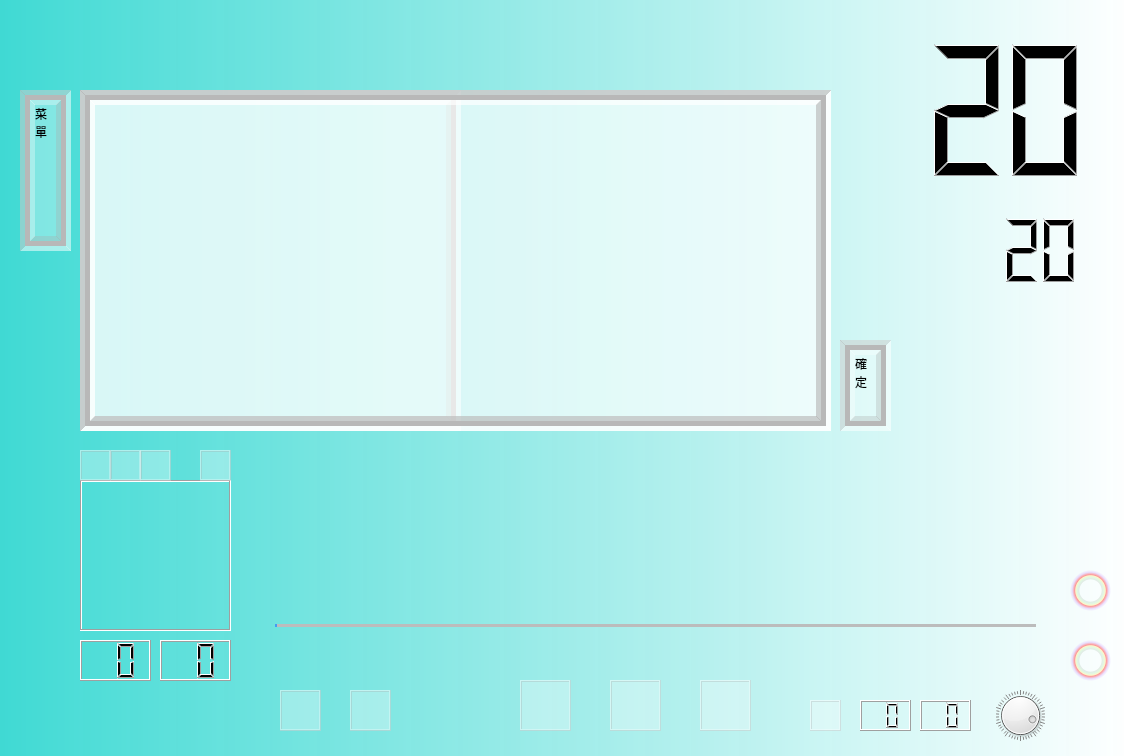
<?xml version="1.0" encoding="UTF-8"?>
<ui version="4.0">
 <class>MainWindow</class>
 <widget class="QMainWindow" name="MainWindow">
  <property name="windowModality">
   <enum>Qt::WindowModal</enum>
  </property>
  <property name="enabled">
   <bool>true</bool>
  </property>
  <property name="geometry">
   <rect>
    <x>0</x>
    <y>0</y>
    <width>1124</width>
    <height>756</height>
   </rect>
  </property>
  <property name="font">
   <font>
    <family>Arial</family>
   </font>
  </property>
  <property name="focusPolicy">
   <enum>Qt::NoFocus</enum>
  </property>
  <property name="contextMenuPolicy">
   <enum>Qt::ActionsContextMenu</enum>
  </property>
  <property name="windowTitle">
   <string>音樂時鐘</string>
  </property>
  <property name="windowIcon">
   <iconset>
    <normaloff>:/Pictures/Saved Pictures/hiking-icelands-fields_4460x4460-1400x933.jpg</normaloff>:/Pictures/Saved Pictures/hiking-icelands-fields_4460x4460-1400x933.jpg</iconset>
  </property>
  <property name="windowOpacity">
   <double>2.000000000000000</double>
  </property>
  <property name="layoutDirection">
   <enum>Qt::LeftToRight</enum>
  </property>
  <property name="autoFillBackground">
   <bool>true</bool>
  </property>
  <property name="tabShape">
   <enum>QTabWidget::Triangular</enum>
  </property>
  <widget class="QWidget" name="centralwidget">
   <widget class="label_click" name="label">
    <property name="enabled">
     <bool>true</bool>
    </property>
    <property name="geometry">
     <rect>
      <x>-220</x>
      <y>-20</y>
      <width>1351</width>
      <height>781</height>
     </rect>
    </property>
    <property name="mouseTracking">
     <bool>false</bool>
    </property>
    <property name="tabletTracking">
     <bool>false</bool>
    </property>
    <property name="focusPolicy">
     <enum>Qt::TabFocus</enum>
    </property>
    <property name="contextMenuPolicy">
     <enum>Qt::CustomContextMenu</enum>
    </property>
    <property name="autoFillBackground">
     <bool>false</bool>
    </property>
    <property name="styleSheet">
     <string notr="true">background-color: qlineargradient(spread:repeat, x1:0, y1:0, x2:1, y2:0, stop:0 rgba(0, 207, 199, 226), stop:1 rgba(255, 255, 255, 255));
</string>
    </property>
    <property name="frameShape">
     <enum>QFrame::NoFrame</enum>
    </property>
    <property name="textFormat">
     <enum>Qt::RichText</enum>
    </property>
    <property name="pixmap">
     <pixmap resource="Resources.qrc">:/C:/Users/s7871/Pictures/Saved Pictures/gear-4606749_1280.jpg</pixmap>
    </property>
    <property name="scaledContents">
     <bool>true</bool>
    </property>
    <property name="alignment">
     <set>Qt::AlignCenter</set>
    </property>
    <property name="indent">
     <number>0</number>
    </property>
   </widget>
   <widget class="QLCDNumber" name="lcdNumber_2">
    <property name="geometry">
     <rect>
      <x>1000</x>
      <y>210</y>
      <width>81</width>
      <height>81</height>
     </rect>
    </property>
    <property name="mouseTracking">
     <bool>false</bool>
    </property>
    <property name="tabletTracking">
     <bool>false</bool>
    </property>
    <property name="styleSheet">
     <string notr="true">color: rgb(136, 232, 228);
color: qlineargradient(spread:pad, x1:0, y1:0, x2:1, y2:0, stop:0 rgba(0, 0, 0, 255), stop:1 rgba(255, 255, 255, 255));</string>
    </property>
    <property name="frameShape">
     <enum>QFrame::NoFrame</enum>
    </property>
    <property name="frameShadow">
     <enum>QFrame::Plain</enum>
    </property>
    <property name="lineWidth">
     <number>20</number>
    </property>
    <property name="midLineWidth">
     <number>20</number>
    </property>
    <property name="smallDecimalPoint">
     <bool>false</bool>
    </property>
    <property name="digitCount">
     <number>2</number>
    </property>
    <property name="segmentStyle">
     <enum>QLCDNumber::Filled</enum>
    </property>
    <property name="intValue" stdset="0">
     <number>20</number>
    </property>
   </widget>
   <widget class="QLabel" name="label_2">
    <property name="geometry">
     <rect>
      <x>270</x>
      <y>450</y>
      <width>761</width>
      <height>71</height>
     </rect>
    </property>
    <property name="styleSheet">
     <string notr="true">font: 87 12pt &quot;Arial Black&quot;;
color: rgb(25, 255, 240);</string>
    </property>
    <property name="text">
     <string/>
    </property>
    <property name="alignment">
     <set>Qt::AlignLeading|Qt::AlignLeft|Qt::AlignVCenter</set>
    </property>
    <property name="wordWrap">
     <bool>true</bool>
    </property>
    <property name="textInteractionFlags">
     <set>Qt::LinksAccessibleByMouse</set>
    </property>
   </widget>
   <widget class="label_click" name="label_3">
    <property name="geometry">
     <rect>
      <x>610</x>
      <y>680</y>
      <width>51</width>
      <height>51</height>
     </rect>
    </property>
    <property name="mouseTracking">
     <bool>true</bool>
    </property>
    <property name="toolTip">
     <string>播放暫停</string>
    </property>
    <property name="toolTipDuration">
     <number>-2</number>
    </property>
    <property name="statusTip">
     <string>播放暫停</string>
    </property>
    <property name="autoFillBackground">
     <bool>false</bool>
    </property>
    <property name="styleSheet">
     <string notr="true">background-color: qlineargradient(spread:repeat, x1:0, y1:0, x2:1, y2:0, stop:0 rgba(0, 207, 199, 226), stop:1 rgba(255, 255, 255, 255));
background-color: rgba(255, 255, 255, 80);</string>
    </property>
    <property name="frameShape">
     <enum>QFrame::Box</enum>
    </property>
    <property name="frameShadow">
     <enum>QFrame::Raised</enum>
    </property>
    <property name="text">
     <string/>
    </property>
    <property name="pixmap">
     <pixmap>:/Pictures/Saved Pictures/icon/icons8-play-button-50.png</pixmap>
    </property>
    <property name="scaledContents">
     <bool>true</bool>
    </property>
    <property name="alignment">
     <set>Qt::AlignCenter</set>
    </property>
    <property name="buddy">
     <cstring>label_3</cstring>
    </property>
   </widget>
   <widget class="label_click" name="label_4">
    <property name="geometry">
     <rect>
      <x>520</x>
      <y>680</y>
      <width>51</width>
      <height>51</height>
     </rect>
    </property>
    <property name="mouseTracking">
     <bool>true</bool>
    </property>
    <property name="toolTip">
     <string>上一首</string>
    </property>
    <property name="toolTipDuration">
     <number>-2</number>
    </property>
    <property name="statusTip">
     <string>上一首</string>
    </property>
    <property name="autoFillBackground">
     <bool>false</bool>
    </property>
    <property name="styleSheet">
     <string notr="true">background-color: qlineargradient(spread:repeat, x1:0, y1:0, x2:1, y2:0, stop:0 rgba(0, 207, 199, 226), stop:1 rgba(255, 255, 255, 255));
background-color: rgba(255, 255, 255, 80);</string>
    </property>
    <property name="frameShape">
     <enum>QFrame::Box</enum>
    </property>
    <property name="frameShadow">
     <enum>QFrame::Raised</enum>
    </property>
    <property name="text">
     <string/>
    </property>
    <property name="pixmap">
     <pixmap>:/Pictures/Saved Pictures/icon/icons8-skip-to-start-50.png</pixmap>
    </property>
    <property name="scaledContents">
     <bool>true</bool>
    </property>
    <property name="alignment">
     <set>Qt::AlignCenter</set>
    </property>
   </widget>
   <widget class="label_click" name="label_5">
    <property name="geometry">
     <rect>
      <x>700</x>
      <y>680</y>
      <width>51</width>
      <height>51</height>
     </rect>
    </property>
    <property name="mouseTracking">
     <bool>true</bool>
    </property>
    <property name="toolTip">
     <string>下一首</string>
    </property>
    <property name="toolTipDuration">
     <number>-2</number>
    </property>
    <property name="statusTip">
     <string>下一首</string>
    </property>
    <property name="autoFillBackground">
     <bool>false</bool>
    </property>
    <property name="styleSheet">
     <string notr="true">background-color: qlineargradient(spread:repeat, x1:0, y1:0, x2:1, y2:0, stop:0 rgba(0, 207, 199, 226), stop:1 rgba(255, 255, 255, 255));
background-color: rgba(255, 255, 255, 80);</string>
    </property>
    <property name="frameShape">
     <enum>QFrame::Box</enum>
    </property>
    <property name="frameShadow">
     <enum>QFrame::Raised</enum>
    </property>
    <property name="text">
     <string/>
    </property>
    <property name="pixmap">
     <pixmap>:/Pictures/Saved Pictures/icon/icons8-end-50.png</pixmap>
    </property>
    <property name="scaledContents">
     <bool>true</bool>
    </property>
    <property name="alignment">
     <set>Qt::AlignCenter</set>
    </property>
   </widget>
   <widget class="QLCDNumber" name="lcdNumber_3">
    <property name="geometry">
     <rect>
      <x>160</x>
      <y>640</y>
      <width>71</width>
      <height>41</height>
     </rect>
    </property>
    <property name="autoFillBackground">
     <bool>false</bool>
    </property>
    <property name="styleSheet">
     <string notr="true">font: 87 14pt &quot;Arial Black&quot;;</string>
    </property>
    <property name="frameShape">
     <enum>QFrame::Box</enum>
    </property>
    <property name="digitCount">
     <number>2</number>
    </property>
    <property name="segmentStyle">
     <enum>QLCDNumber::Filled</enum>
    </property>
   </widget>
   <widget class="QLCDNumber" name="lcdNumber_4">
    <property name="geometry">
     <rect>
      <x>80</x>
      <y>640</y>
      <width>71</width>
      <height>41</height>
     </rect>
    </property>
    <property name="autoFillBackground">
     <bool>false</bool>
    </property>
    <property name="styleSheet">
     <string notr="true">font: 14pt &quot;Arial&quot;;</string>
    </property>
    <property name="frameShape">
     <enum>QFrame::Box</enum>
    </property>
    <property name="digitCount">
     <number>2</number>
    </property>
    <property name="segmentStyle">
     <enum>QLCDNumber::Filled</enum>
    </property>
   </widget>
   <widget class="QLCDNumber" name="lcdNumber">
    <property name="geometry">
     <rect>
      <x>920</x>
      <y>30</y>
      <width>171</width>
      <height>161</height>
     </rect>
    </property>
    <property name="mouseTracking">
     <bool>false</bool>
    </property>
    <property name="tabletTracking">
     <bool>false</bool>
    </property>
    <property name="autoFillBackground">
     <bool>false</bool>
    </property>
    <property name="styleSheet">
     <string notr="true">color: qlineargradient(spread:pad, x1:0, y1:0, x2:1, y2:0, stop:0 rgba(0, 0, 0, 255), stop:1 rgba(255, 255, 255, 255));</string>
    </property>
    <property name="frameShape">
     <enum>QFrame::NoFrame</enum>
    </property>
    <property name="frameShadow">
     <enum>QFrame::Raised</enum>
    </property>
    <property name="lineWidth">
     <number>20</number>
    </property>
    <property name="midLineWidth">
     <number>20</number>
    </property>
    <property name="smallDecimalPoint">
     <bool>false</bool>
    </property>
    <property name="digitCount">
     <number>2</number>
    </property>
    <property name="segmentStyle">
     <enum>QLCDNumber::Filled</enum>
    </property>
    <property name="intValue" stdset="0">
     <number>20</number>
    </property>
   </widget>
   <widget class="QListWidget" name="listWidget">
    <property name="geometry">
     <rect>
      <x>80</x>
      <y>90</y>
      <width>751</width>
      <height>341</height>
     </rect>
    </property>
    <property name="mouseTracking">
     <bool>true</bool>
    </property>
    <property name="acceptDrops">
     <bool>true</bool>
    </property>
    <property name="styleSheet">
     <string notr="true">background-color: qlineargradient(spread:repeat, x1:0, y1:0, x2:1, y2:0, stop:0 rgba(0, 207, 199, 226), stop:1 rgba(255, 255, 255, 255));
background-color: rgba(255, 255, 255, 80);
font: 87 10pt &quot;Arial Black&quot;;
gridline-color: qradialgradient(spread:pad, cx:0.5, cy:0.5, radius:0.5, fx:0.5, fy:0.5, stop:0 rgba(0, 0, 0, 0), stop:0.52 rgba(0, 0, 0, 0), stop:0.565 rgba(82, 121, 76, 33), stop:0.65 rgba(159, 235, 148, 64), stop:0.721925 rgba(255, 238, 150, 129), stop:0.77 rgba(255, 128, 128, 204), stop:0.89 rgba(191, 128, 255, 64), stop:1 rgba(0, 0, 0, 0));</string>
    </property>
    <property name="frameShape">
     <enum>QFrame::Box</enum>
    </property>
    <property name="frameShadow">
     <enum>QFrame::Sunken</enum>
    </property>
    <property name="lineWidth">
     <number>5</number>
    </property>
    <property name="midLineWidth">
     <number>5</number>
    </property>
    <property name="alternatingRowColors">
     <bool>false</bool>
    </property>
    <property name="selectionMode">
     <enum>QAbstractItemView::SingleSelection</enum>
    </property>
    <property name="flow">
     <enum>QListView::TopToBottom</enum>
    </property>
    <property name="resizeMode">
     <enum>QListView::Adjust</enum>
    </property>
    <property name="layoutMode">
     <enum>QListView::SinglePass</enum>
    </property>
    <property name="viewMode">
     <enum>QListView::ListMode</enum>
    </property>
    <property name="batchSize">
     <number>100</number>
    </property>
    <property name="currentRow">
     <number>-1</number>
    </property>
    <property name="sortingEnabled">
     <bool>false</bool>
    </property>
   </widget>
   <widget class="label_click" name="label_6">
    <property name="geometry">
     <rect>
      <x>140</x>
      <y>450</y>
      <width>31</width>
      <height>31</height>
     </rect>
    </property>
    <property name="toolTip">
     <string>播放歌曲</string>
    </property>
    <property name="toolTipDuration">
     <number>-2</number>
    </property>
    <property name="statusTip">
     <string>播放歌曲</string>
    </property>
    <property name="autoFillBackground">
     <bool>false</bool>
    </property>
    <property name="styleSheet">
     <string notr="true">background-color: qlineargradient(spread:repeat, x1:0, y1:0, x2:1, y2:0, stop:0 rgba(0, 207, 199, 226), stop:1 rgba(255, 255, 255, 255));
background-color: rgba(255, 255, 255, 80);</string>
    </property>
    <property name="frameShape">
     <enum>QFrame::Box</enum>
    </property>
    <property name="frameShadow">
     <enum>QFrame::Raised</enum>
    </property>
    <property name="text">
     <string/>
    </property>
    <property name="pixmap">
     <pixmap>:/Pictures/Saved Pictures/icon/icons8-music-library-50.png</pixmap>
    </property>
    <property name="scaledContents">
     <bool>true</bool>
    </property>
    <property name="alignment">
     <set>Qt::AlignCenter</set>
    </property>
   </widget>
   <widget class="QDial" name="dial">
    <property name="geometry">
     <rect>
      <x>990</x>
      <y>690</y>
      <width>61</width>
      <height>51</height>
     </rect>
    </property>
    <property name="mouseTracking">
     <bool>true</bool>
    </property>
    <property name="tabletTracking">
     <bool>true</bool>
    </property>
    <property name="focusPolicy">
     <enum>Qt::ClickFocus</enum>
    </property>
    <property name="contextMenuPolicy">
     <enum>Qt::ActionsContextMenu</enum>
    </property>
    <property name="toolTip">
     <string>音量</string>
    </property>
    <property name="toolTipDuration">
     <number>-2</number>
    </property>
    <property name="statusTip">
     <string>音量</string>
    </property>
    <property name="autoFillBackground">
     <bool>false</bool>
    </property>
    <property name="styleSheet">
     <string notr="true"/>
    </property>
    <property name="maximum">
     <number>100</number>
    </property>
    <property name="value">
     <number>80</number>
    </property>
    <property name="sliderPosition">
     <number>80</number>
    </property>
    <property name="tracking">
     <bool>true</bool>
    </property>
    <property name="orientation">
     <enum>Qt::Horizontal</enum>
    </property>
    <property name="wrapping">
     <bool>true</bool>
    </property>
    <property name="notchTarget">
     <double>1.699999999999999</double>
    </property>
    <property name="notchesVisible">
     <bool>true</bool>
    </property>
   </widget>
   <widget class="label_click" name="label_7">
    <property name="geometry">
     <rect>
      <x>80</x>
      <y>480</y>
      <width>151</width>
      <height>151</height>
     </rect>
    </property>
    <property name="mouseTracking">
     <bool>true</bool>
    </property>
    <property name="tabletTracking">
     <bool>true</bool>
    </property>
    <property name="toolTip">
     <string>歌曲資訊</string>
    </property>
    <property name="toolTipDuration">
     <number>-2</number>
    </property>
    <property name="statusTip">
     <string>歌曲資訊</string>
    </property>
    <property name="layoutDirection">
     <enum>Qt::RightToLeft</enum>
    </property>
    <property name="autoFillBackground">
     <bool>false</bool>
    </property>
    <property name="frameShape">
     <enum>QFrame::Box</enum>
    </property>
    <property name="frameShadow">
     <enum>QFrame::Sunken</enum>
    </property>
    <property name="lineWidth">
     <number>1</number>
    </property>
    <property name="text">
     <string/>
    </property>
    <property name="scaledContents">
     <bool>true</bool>
    </property>
    <property name="alignment">
     <set>Qt::AlignLeading|Qt::AlignLeft|Qt::AlignTop</set>
    </property>
   </widget>
   <widget class="QLCDNumber" name="lcdNumber_5">
    <property name="geometry">
     <rect>
      <x>920</x>
      <y>700</y>
      <width>51</width>
      <height>31</height>
     </rect>
    </property>
    <property name="maximumSize">
     <size>
      <width>16777215</width>
      <height>16777212</height>
     </size>
    </property>
    <property name="mouseTracking">
     <bool>true</bool>
    </property>
    <property name="toolTipDuration">
     <number>-6</number>
    </property>
    <property name="frameShape">
     <enum>QFrame::Box</enum>
    </property>
    <property name="digitCount">
     <number>2</number>
    </property>
    <property name="segmentStyle">
     <enum>QLCDNumber::Filled</enum>
    </property>
    <property name="intValue" stdset="0">
     <number>2000</number>
    </property>
   </widget>
   <widget class="QLCDNumber" name="lcdNumber_6">
    <property name="geometry">
     <rect>
      <x>860</x>
      <y>700</y>
      <width>51</width>
      <height>31</height>
     </rect>
    </property>
    <property name="maximumSize">
     <size>
      <width>16777215</width>
      <height>16777212</height>
     </size>
    </property>
    <property name="mouseTracking">
     <bool>true</bool>
    </property>
    <property name="toolTipDuration">
     <number>-6</number>
    </property>
    <property name="frameShape">
     <enum>QFrame::Box</enum>
    </property>
    <property name="digitCount">
     <number>2</number>
    </property>
    <property name="segmentStyle">
     <enum>QLCDNumber::Filled</enum>
    </property>
    <property name="intValue" stdset="0">
     <number>2000</number>
    </property>
   </widget>
   <widget class="QLabel" name="label_8">
    <property name="geometry">
     <rect>
      <x>750</x>
      <y>640</y>
      <width>291</width>
      <height>41</height>
     </rect>
    </property>
    <property name="styleSheet">
     <string notr="true">font: 9pt &quot;Arial Black&quot;;
color: rgb(85, 255, 255);</string>
    </property>
    <property name="frameShape">
     <enum>QFrame::NoFrame</enum>
    </property>
    <property name="text">
     <string/>
    </property>
    <property name="alignment">
     <set>Qt::AlignRight|Qt::AlignTrailing|Qt::AlignVCenter</set>
    </property>
    <property name="wordWrap">
     <bool>true</bool>
    </property>
   </widget>
   <widget class="QLabel" name="label_9">
    <property name="geometry">
     <rect>
      <x>270</x>
      <y>530</y>
      <width>761</width>
      <height>71</height>
     </rect>
    </property>
    <property name="styleSheet">
     <string notr="true">font: 87 18pt &quot;Arial Black&quot;;
color: rgb(85, 255, 255);</string>
    </property>
    <property name="text">
     <string/>
    </property>
    <property name="alignment">
     <set>Qt::AlignLeading|Qt::AlignLeft|Qt::AlignTop</set>
    </property>
    <property name="wordWrap">
     <bool>true</bool>
    </property>
    <property name="buddy">
     <cstring>label_9</cstring>
    </property>
   </widget>
   <widget class="label_click" name="label_10">
    <property name="geometry">
     <rect>
      <x>110</x>
      <y>450</y>
      <width>31</width>
      <height>31</height>
     </rect>
    </property>
    <property name="toolTip">
     <string>歌詞/動態歌詞</string>
    </property>
    <property name="toolTipDuration">
     <number>-2</number>
    </property>
    <property name="statusTip">
     <string>歌詞/動態歌詞</string>
    </property>
    <property name="autoFillBackground">
     <bool>false</bool>
    </property>
    <property name="styleSheet">
     <string notr="true">background-color: qlineargradient(spread:repeat, x1:0, y1:0, x2:1, y2:0, stop:0 rgba(0, 207, 199, 226), stop:1 rgba(255, 255, 255, 255));
background-color: rgba(255, 255, 255, 80);</string>
    </property>
    <property name="frameShape">
     <enum>QFrame::Box</enum>
    </property>
    <property name="frameShadow">
     <enum>QFrame::Raised</enum>
    </property>
    <property name="text">
     <string/>
    </property>
    <property name="pixmap">
     <pixmap>:/Pictures/Saved Pictures/icon/icons8-singing-50.png</pixmap>
    </property>
    <property name="scaledContents">
     <bool>true</bool>
    </property>
    <property name="alignment">
     <set>Qt::AlignCenter</set>
    </property>
   </widget>
   <widget class="QTextEdit" name="textEdit">
    <property name="geometry">
     <rect>
      <x>80</x>
      <y>90</y>
      <width>381</width>
      <height>341</height>
     </rect>
    </property>
    <property name="styleSheet">
     <string notr="true">background-color: qlineargradient(spread:repeat, x1:0, y1:0, x2:1, y2:0, stop:0 rgba(0, 207, 199, 226), stop:1 rgba(255, 255, 255, 255));
background-color: rgba(255, 255, 255, 80);
font: 87 9pt &quot;Arial Black&quot;;</string>
    </property>
    <property name="frameShape">
     <enum>QFrame::Box</enum>
    </property>
    <property name="frameShadow">
     <enum>QFrame::Sunken</enum>
    </property>
    <property name="lineWidth">
     <number>5</number>
    </property>
    <property name="midLineWidth">
     <number>5</number>
    </property>
   </widget>
   <widget class="label_click" name="label_11">
    <property name="geometry">
     <rect>
      <x>350</x>
      <y>690</y>
      <width>41</width>
      <height>41</height>
     </rect>
    </property>
    <property name="mouseTracking">
     <bool>true</bool>
    </property>
    <property name="toolTip">
     <string>加入檔案</string>
    </property>
    <property name="toolTipDuration">
     <number>-2</number>
    </property>
    <property name="statusTip">
     <string>加入檔案</string>
    </property>
    <property name="autoFillBackground">
     <bool>false</bool>
    </property>
    <property name="styleSheet">
     <string notr="true">background-color: qlineargradient(spread:repeat, x1:0, y1:0, x2:1, y2:0, stop:0 rgba(0, 207, 199, 226), stop:1 rgba(255, 255, 255, 255));
background-color: rgba(255, 255, 255, 80);</string>
    </property>
    <property name="frameShape">
     <enum>QFrame::Box</enum>
    </property>
    <property name="frameShadow">
     <enum>QFrame::Raised</enum>
    </property>
    <property name="text">
     <string/>
    </property>
    <property name="pixmap">
     <pixmap>:/Pictures/Saved Pictures/icon/icons8-add-50.png</pixmap>
    </property>
    <property name="scaledContents">
     <bool>true</bool>
    </property>
    <property name="alignment">
     <set>Qt::AlignCenter</set>
    </property>
   </widget>
   <widget class="label_click" name="label_13">
    <property name="geometry">
     <rect>
      <x>200</x>
      <y>450</y>
      <width>31</width>
      <height>31</height>
     </rect>
    </property>
    <property name="focusPolicy">
     <enum>Qt::TabFocus</enum>
    </property>
    <property name="contextMenuPolicy">
     <enum>Qt::ActionsContextMenu</enum>
    </property>
    <property name="toolTip">
     <string>循環</string>
    </property>
    <property name="toolTipDuration">
     <number>-2</number>
    </property>
    <property name="statusTip">
     <string>循環</string>
    </property>
    <property name="layoutDirection">
     <enum>Qt::LeftToRight</enum>
    </property>
    <property name="autoFillBackground">
     <bool>false</bool>
    </property>
    <property name="styleSheet">
     <string notr="true">background-color: qlineargradient(spread:repeat, x1:0, y1:0, x2:1, y2:0, stop:0 rgba(0, 207, 199, 226), stop:1 rgba(255, 255, 255, 255));
background-color: rgba(255, 255, 255, 80);</string>
    </property>
    <property name="frameShape">
     <enum>QFrame::Box</enum>
    </property>
    <property name="frameShadow">
     <enum>QFrame::Raised</enum>
    </property>
    <property name="text">
     <string/>
    </property>
    <property name="textFormat">
     <enum>Qt::AutoText</enum>
    </property>
    <property name="pixmap">
     <pixmap>:/Pictures/Saved Pictures/icon/icons8-n-50.png</pixmap>
    </property>
    <property name="scaledContents">
     <bool>true</bool>
    </property>
    <property name="alignment">
     <set>Qt::AlignCenter</set>
    </property>
    <property name="wordWrap">
     <bool>false</bool>
    </property>
    <property name="margin">
     <number>1</number>
    </property>
    <property name="indent">
     <number>-1</number>
    </property>
   </widget>
   <widget class="label_click" name="label_14">
    <property name="geometry">
     <rect>
      <x>1070</x>
      <y>640</y>
      <width>41</width>
      <height>41</height>
     </rect>
    </property>
    <property name="toolTip">
     <string>開啟控制鈕</string>
    </property>
    <property name="toolTipDuration">
     <number>0</number>
    </property>
    <property name="statusTip">
     <string>開啟控制鈕</string>
    </property>
    <property name="autoFillBackground">
     <bool>false</bool>
    </property>
    <property name="styleSheet">
     <string notr="true">background-color: qradialgradient(spread:pad, cx:0.5, cy:0.5, radius:0.5, fx:0.5, fy:0.5, stop:0 rgba(0, 0, 0, 0), stop:0.52 rgba(0, 0, 0, 0), stop:0.565 rgba(82, 121, 76, 33), stop:0.65 rgba(159, 235, 148, 64), stop:0.721925 rgba(255, 238, 150, 129), stop:0.77 rgba(255, 128, 128, 204), stop:0.89 rgba(191, 128, 255, 64), stop:1 rgba(0, 0, 0, 0));</string>
    </property>
    <property name="frameShape">
     <enum>QFrame::NoFrame</enum>
    </property>
    <property name="text">
     <string/>
    </property>
    <property name="scaledContents">
     <bool>true</bool>
    </property>
   </widget>
   <widget class="label_click" name="label_15">
    <property name="geometry">
     <rect>
      <x>1070</x>
      <y>570</y>
      <width>41</width>
      <height>41</height>
     </rect>
    </property>
    <property name="toolTip">
     <string>變更背景</string>
    </property>
    <property name="toolTipDuration">
     <number>0</number>
    </property>
    <property name="statusTip">
     <string>變更背景</string>
    </property>
    <property name="autoFillBackground">
     <bool>false</bool>
    </property>
    <property name="styleSheet">
     <string notr="true">background-color: qradialgradient(spread:pad, cx:0.5, cy:0.5, radius:0.5, fx:0.5, fy:0.5, stop:0 rgba(0, 0, 0, 0), stop:0.52 rgba(0, 0, 0, 0), stop:0.565 rgba(82, 121, 76, 33), stop:0.65 rgba(159, 235, 148, 64), stop:0.721925 rgba(255, 238, 150, 129), stop:0.77 rgba(255, 128, 128, 204), stop:0.89 rgba(191, 128, 255, 64), stop:1 rgba(0, 0, 0, 0));</string>
    </property>
    <property name="frameShape">
     <enum>QFrame::NoFrame</enum>
    </property>
    <property name="text">
     <string/>
    </property>
    <property name="scaledContents">
     <bool>true</bool>
    </property>
   </widget>
   <widget class="label_click" name="label_12">
    <property name="geometry">
     <rect>
      <x>280</x>
      <y>690</y>
      <width>41</width>
      <height>41</height>
     </rect>
    </property>
    <property name="mouseTracking">
     <bool>true</bool>
    </property>
    <property name="toolTip">
     <string>加入檔案</string>
    </property>
    <property name="toolTipDuration">
     <number>-2</number>
    </property>
    <property name="statusTip">
     <string>加入檔案</string>
    </property>
    <property name="autoFillBackground">
     <bool>false</bool>
    </property>
    <property name="styleSheet">
     <string notr="true">background-color: qlineargradient(spread:repeat, x1:0, y1:0, x2:1, y2:0, stop:0 rgba(0, 207, 199, 226), stop:1 rgba(255, 255, 255, 255));
background-color: rgba(255, 255, 255, 80);</string>
    </property>
    <property name="frameShape">
     <enum>QFrame::Box</enum>
    </property>
    <property name="frameShadow">
     <enum>QFrame::Raised</enum>
    </property>
    <property name="text">
     <string/>
    </property>
    <property name="pixmap">
     <pixmap>:/Pictures/Saved Pictures/icon/folder-invoices.png</pixmap>
    </property>
    <property name="scaledContents">
     <bool>true</bool>
    </property>
    <property name="alignment">
     <set>Qt::AlignCenter</set>
    </property>
   </widget>
   <widget class="QLabel" name="label_16">
    <property name="geometry">
     <rect>
      <x>80</x>
      <y>690</y>
      <width>151</width>
      <height>41</height>
     </rect>
    </property>
    <property name="mouseTracking">
     <bool>true</bool>
    </property>
    <property name="tabletTracking">
     <bool>true</bool>
    </property>
    <property name="focusPolicy">
     <enum>Qt::ClickFocus</enum>
    </property>
    <property name="contextMenuPolicy">
     <enum>Qt::NoContextMenu</enum>
    </property>
    <property name="autoFillBackground">
     <bool>false</bool>
    </property>
    <property name="styleSheet">
     <string notr="true">font: 87 12pt &quot;Arial Black&quot;;
color: rgb(255, 255, 255);</string>
    </property>
    <property name="frameShape">
     <enum>QFrame::NoFrame</enum>
    </property>
    <property name="text">
     <string/>
    </property>
    <property name="textFormat">
     <enum>Qt::RichText</enum>
    </property>
    <property name="scaledContents">
     <bool>false</bool>
    </property>
    <property name="alignment">
     <set>Qt::AlignHCenter|Qt::AlignTop</set>
    </property>
    <property name="textInteractionFlags">
     <set>Qt::NoTextInteraction</set>
    </property>
   </widget>
   <widget class="QListWidget" name="listWidget_2">
    <property name="geometry">
     <rect>
      <x>80</x>
      <y>90</y>
      <width>751</width>
      <height>341</height>
     </rect>
    </property>
    <property name="toolTipDuration">
     <number>-2</number>
    </property>
    <property name="layoutDirection">
     <enum>Qt::LeftToRight</enum>
    </property>
    <property name="styleSheet">
     <string notr="true">background-color: qlineargradient(spread:repeat, x1:0, y1:0, x2:1, y2:0, stop:0 rgba(0, 207, 199, 226), stop:1 rgba(255, 255, 255, 255));
background-color: rgba(255, 255, 255, 80);
font: 87 10pt &quot;Arial Black&quot;;
gridline-color: qradialgradient(spread:pad, cx:0.5, cy:0.5, radius:0.5, fx:0.5, fy:0.5, stop:0 rgba(0, 0, 0, 0), stop:0.52 rgba(0, 0, 0, 0), stop:0.565 rgba(82, 121, 76, 33), stop:0.65 rgba(159, 235, 148, 64), stop:0.721925 rgba(255, 238, 150, 129), stop:0.77 rgba(255, 128, 128, 204), stop:0.89 rgba(191, 128, 255, 64), stop:1 rgba(0, 0, 0, 0));</string>
    </property>
    <property name="frameShape">
     <enum>QFrame::Box</enum>
    </property>
    <property name="lineWidth">
     <number>5</number>
    </property>
    <property name="midLineWidth">
     <number>5</number>
    </property>
    <property name="alternatingRowColors">
     <bool>false</bool>
    </property>
    <property name="textElideMode">
     <enum>Qt::ElideMiddle</enum>
    </property>
    <property name="movement">
     <enum>QListView::Static</enum>
    </property>
    <property name="uniformItemSizes">
     <bool>true</bool>
    </property>
    <property name="selectionRectVisible">
     <bool>true</bool>
    </property>
    <property name="itemAlignment">
     <set>Qt::AlignCenter</set>
    </property>
    <property name="currentRow">
     <number>-1</number>
    </property>
   </widget>
   <widget class="QLabel" name="label_17">
    <property name="geometry">
     <rect>
      <x>60</x>
      <y>10</y>
      <width>771</width>
      <height>81</height>
     </rect>
    </property>
    <property name="styleSheet">
     <string notr="true">font: 87 11pt &quot;Arial Black&quot;;
color: rgb(255, 255, rgb(0, 0, 0));</string>
    </property>
    <property name="text">
     <string/>
    </property>
    <property name="scaledContents">
     <bool>false</bool>
    </property>
    <property name="wordWrap">
     <bool>true</bool>
    </property>
   </widget>
   <widget class="label_click" name="label_18">
    <property name="geometry">
     <rect>
      <x>80</x>
      <y>450</y>
      <width>31</width>
      <height>31</height>
     </rect>
    </property>
    <property name="mouseTracking">
     <bool>true</bool>
    </property>
    <property name="toolTip">
     <string>加入歌詞</string>
    </property>
    <property name="toolTipDuration">
     <number>-2</number>
    </property>
    <property name="statusTip">
     <string>加入歌詞</string>
    </property>
    <property name="autoFillBackground">
     <bool>false</bool>
    </property>
    <property name="styleSheet">
     <string notr="true">background-color: qlineargradient(spread:repeat, x1:0, y1:0, x2:1, y2:0, stop:0 rgba(0, 207, 199, 226), stop:1 rgba(255, 255, 255, 255));
background-color: rgba(255, 255, 255, 80);</string>
    </property>
    <property name="frameShape">
     <enum>QFrame::Box</enum>
    </property>
    <property name="frameShadow">
     <enum>QFrame::Raised</enum>
    </property>
    <property name="text">
     <string/>
    </property>
    <property name="pixmap">
     <pixmap>:/Pictures/Saved Pictures/icon/icons8-detective-50.png</pixmap>
    </property>
    <property name="scaledContents">
     <bool>true</bool>
    </property>
    <property name="alignment">
     <set>Qt::AlignCenter</set>
    </property>
   </widget>
   <widget class="label_click" name="label_20">
    <property name="geometry">
     <rect>
      <x>810</x>
      <y>700</y>
      <width>31</width>
      <height>31</height>
     </rect>
    </property>
    <property name="mouseTracking">
     <bool>true</bool>
    </property>
    <property name="toolTip">
     <string>加入最愛</string>
    </property>
    <property name="toolTipDuration">
     <number>-2</number>
    </property>
    <property name="statusTip">
     <string>加入最愛</string>
    </property>
    <property name="autoFillBackground">
     <bool>false</bool>
    </property>
    <property name="styleSheet">
     <string notr="true">background-color: qlineargradient(spread:repeat, x1:0, y1:0, x2:1, y2:0, stop:0 rgba(0, 207, 199, 226), stop:1 rgba(255, 255, 255, 255));
background-color: rgba(255, 255, 255,80);</string>
    </property>
    <property name="frameShape">
     <enum>QFrame::Box</enum>
    </property>
    <property name="frameShadow">
     <enum>QFrame::Raised</enum>
    </property>
    <property name="text">
     <string/>
    </property>
    <property name="pixmap">
     <pixmap>:/Pictures/Saved Pictures/icon/icons8-love-24.png</pixmap>
    </property>
    <property name="scaledContents">
     <bool>true</bool>
    </property>
    <property name="alignment">
     <set>Qt::AlignCenter</set>
    </property>
   </widget>
   <widget class="QTextEdit" name="textEdit_2">
    <property name="geometry">
     <rect>
      <x>80</x>
      <y>90</y>
      <width>751</width>
      <height>341</height>
     </rect>
    </property>
    <property name="styleSheet">
     <string notr="true">background-color: qlineargradient(spread:repeat, x1:0, y1:0, x2:1, y2:0, stop:0 rgba(0, 207, 199, 226), stop:1 rgba(255, 255, 255, 255));
background-color: rgba(255, 255, 255, 80);
font: 87 10pt &quot;Arial Black&quot;;
gridline-color: qradialgradient(spread:pad, cx:0.5, cy:0.5, radius:0.5, fx:0.5, fy:0.5, stop:0 rgba(0, 0, 0, 0), stop:0.52 rgba(0, 0, 0, 0), stop:0.565 rgba(82, 121, 76, 33), stop:0.65 rgba(159, 235, 148, 64), stop:0.721925 rgba(255, 238, 150, 129), stop:0.77 rgba(255, 128, 128, 204), stop:0.89 rgba(191, 128, 255, 64), stop:1 rgba(0, 0, 0, 0));
</string>
    </property>
    <property name="frameShape">
     <enum>QFrame::Box</enum>
    </property>
    <property name="lineWidth">
     <number>5</number>
    </property>
    <property name="midLineWidth">
     <number>5</number>
    </property>
   </widget>
   <widget class="QLabel" name="label_21">
    <property name="geometry">
     <rect>
      <x>20</x>
      <y>90</y>
      <width>51</width>
      <height>161</height>
     </rect>
    </property>
    <property name="layoutDirection">
     <enum>Qt::LeftToRight</enum>
    </property>
    <property name="autoFillBackground">
     <bool>false</bool>
    </property>
    <property name="styleSheet">
     <string notr="true">background-color: qlineargradient(spread:repeat, x1:0, y1:0, x2:1, y2:0, stop:0 rgba(0, 207, 199, 226), stop:1 rgba(255, 255, 255, 255));
font: 87 12pt &quot;Arial Black&quot;;
background-color: rgba(255, 255, 255, 80);</string>
    </property>
    <property name="frameShape">
     <enum>QFrame::Box</enum>
    </property>
    <property name="frameShadow">
     <enum>QFrame::Sunken</enum>
    </property>
    <property name="lineWidth">
     <number>5</number>
    </property>
    <property name="midLineWidth">
     <number>5</number>
    </property>
    <property name="text">
     <string>菜單</string>
    </property>
    <property name="textFormat">
     <enum>Qt::AutoText</enum>
    </property>
    <property name="scaledContents">
     <bool>false</bool>
    </property>
    <property name="alignment">
     <set>Qt::AlignJustify|Qt::AlignTop</set>
    </property>
    <property name="wordWrap">
     <bool>true</bool>
    </property>
    <property name="indent">
     <number>0</number>
    </property>
   </widget>
   <widget class="slider" name="horizontalSlider">
    <property name="geometry">
     <rect>
      <x>270</x>
      <y>600</y>
      <width>771</width>
      <height>51</height>
     </rect>
    </property>
    <property name="mouseTracking">
     <bool>true</bool>
    </property>
    <property name="focusPolicy">
     <enum>Qt::NoFocus</enum>
    </property>
    <property name="contextMenuPolicy">
     <enum>Qt::NoContextMenu</enum>
    </property>
    <property name="styleSheet">
     <string notr="true">
QSlider{

border-color: #bcbcbc;

}

QSlider::groove:horizontal {                                

     border: 1px solid #999999;                             

     height: 1px;                                           

    margin: 0px 0;                                         

     left: 5px; right: 5px; 

 }



QSlider::handle:horizontal {                               

     border: 0px ;                           

     border-image:  url(:/NiceTalk/Images/Setting/volume_nor.png);

     width: 15px;                                           

     margin: -7px -7px -7px -7px;                  

} 



QSlider::add-page:horizontal{

background: qlineargradient(spread:pad, x1:0, y1:1, x2:0, y2:0, stop:0 #bcbcbc, stop:0.25 #bcbcbc, stop:0.5 #bcbcbc, stop:1 #bcbcbc); 



}



QSlider::sub-page:horizontal{                               

 background: qlineargradient(spread:pad, x1:0, y1:1, x2:0, y2:0, stop:0 #439cf3, stop:0.25 #439cf3, stop:0.5 #439cf3, stop:1 #439cf3);                     

}</string>
    </property>
    <property name="maximum">
     <number>100</number>
    </property>
    <property name="singleStep">
     <number>1</number>
    </property>
    <property name="pageStep">
     <number>1</number>
    </property>
    <property name="value">
     <number>0</number>
    </property>
    <property name="sliderPosition">
     <number>0</number>
    </property>
    <property name="tracking">
     <bool>false</bool>
    </property>
    <property name="orientation">
     <enum>Qt::Horizontal</enum>
    </property>
    <property name="tickInterval">
     <number>3</number>
    </property>
   </widget>
   <widget class="label_click" name="label_22">
    <property name="geometry">
     <rect>
      <x>840</x>
      <y>340</y>
      <width>51</width>
      <height>91</height>
     </rect>
    </property>
    <property name="layoutDirection">
     <enum>Qt::LeftToRight</enum>
    </property>
    <property name="autoFillBackground">
     <bool>false</bool>
    </property>
    <property name="styleSheet">
     <string notr="true">background-color: qlineargradient(spread:repeat, x1:0, y1:0, x2:1, y2:0, stop:0 rgba(0, 207, 199, 226), stop:1 rgba(255, 255, 255, 255));
font: 87 12pt &quot;Arial Black&quot;;
background-color: rgba(255, 255, 255, 80);</string>
    </property>
    <property name="frameShape">
     <enum>QFrame::Box</enum>
    </property>
    <property name="frameShadow">
     <enum>QFrame::Sunken</enum>
    </property>
    <property name="lineWidth">
     <number>5</number>
    </property>
    <property name="midLineWidth">
     <number>5</number>
    </property>
    <property name="text">
     <string>確定</string>
    </property>
    <property name="textFormat">
     <enum>Qt::AutoText</enum>
    </property>
    <property name="scaledContents">
     <bool>false</bool>
    </property>
    <property name="alignment">
     <set>Qt::AlignJustify|Qt::AlignTop</set>
    </property>
    <property name="wordWrap">
     <bool>true</bool>
    </property>
    <property name="indent">
     <number>0</number>
    </property>
   </widget>
   <zorder>label</zorder>
   <zorder>lcdNumber</zorder>
   <zorder>lcdNumber_2</zorder>
   <zorder>label_2</zorder>
   <zorder>label_3</zorder>
   <zorder>label_4</zorder>
   <zorder>label_5</zorder>
   <zorder>lcdNumber_3</zorder>
   <zorder>lcdNumber_4</zorder>
   <zorder>label_7</zorder>
   <zorder>lcdNumber_5</zorder>
   <zorder>lcdNumber_6</zorder>
   <zorder>label_8</zorder>
   <zorder>label_9</zorder>
   <zorder>textEdit</zorder>
   <zorder>label_11</zorder>
   <zorder>label_13</zorder>
   <zorder>label_14</zorder>
   <zorder>label_15</zorder>
   <zorder>label_12</zorder>
   <zorder>listWidget_2</zorder>
   <zorder>dial</zorder>
   <zorder>label_16</zorder>
   <zorder>label_17</zorder>
   <zorder>label_10</zorder>
   <zorder>label_6</zorder>
   <zorder>label_18</zorder>
   <zorder>label_20</zorder>
   <zorder>textEdit_2</zorder>
   <zorder>listWidget</zorder>
   <zorder>label_21</zorder>
   <zorder>horizontalSlider</zorder>
   <zorder>label_22</zorder>
  </widget>
  <action name="actionnext">
   <property name="icon">
    <iconset>
     <normaloff>:/Pictures/Saved Pictures/icons8-end-50.png</normaloff>:/Pictures/Saved Pictures/icons8-end-50.png</iconset>
   </property>
   <property name="text">
    <string>next</string>
   </property>
  </action>
  <action name="actionplay">
   <property name="icon">
    <iconset>
     <normaloff>:/Pictures/Saved Pictures/icons8-play-button-50.png</normaloff>:/Pictures/Saved Pictures/icons8-play-button-50.png</iconset>
   </property>
   <property name="text">
    <string>play</string>
   </property>
  </action>
  <action name="actionpause">
   <property name="icon">
    <iconset>
     <normaloff>:/Pictures/Saved Pictures/icons8-pause-squared-50.png</normaloff>:/Pictures/Saved Pictures/icons8-pause-squared-50.png</iconset>
   </property>
   <property name="text">
    <string>pause</string>
   </property>
  </action>
  <action name="actionprivous">
   <property name="icon">
    <iconset>
     <normaloff>:/Pictures/Saved Pictures/icons8-skip-to-start-50.png</normaloff>:/Pictures/Saved Pictures/icons8-skip-to-start-50.png</iconset>
   </property>
   <property name="text">
    <string>privous</string>
   </property>
  </action>
 </widget>
 <customwidgets>
  <customwidget>
   <class>label_click</class>
   <extends>QLabel</extends>
   <header location="global">label_click.h</header>
  </customwidget>
  <customwidget>
   <class>slider</class>
   <extends>QSlider</extends>
   <header location="global">slider.h</header>
  </customwidget>
 </customwidgets>
 <resources>
  <include location="Resources.qrc"/>
 </resources>
 <connections/>
</ui>
